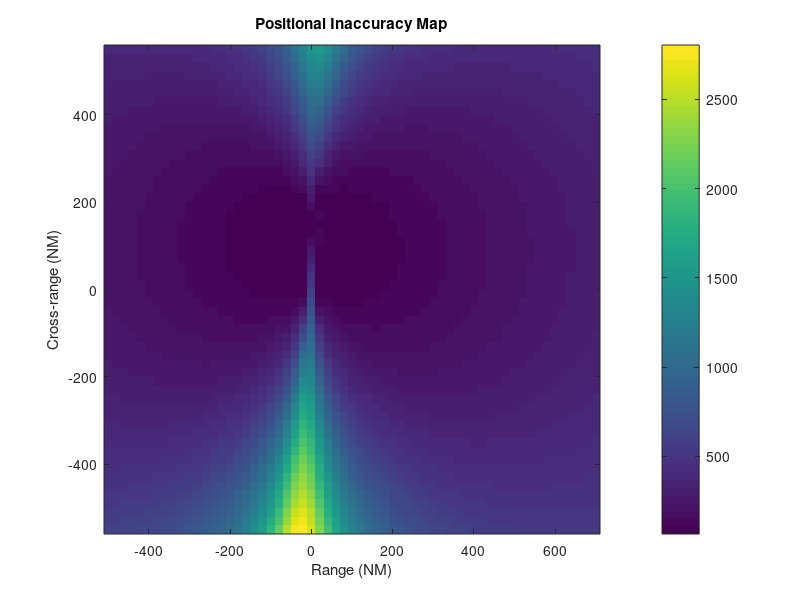

Write MATLAB code to recreate this figure. (Note: this script raises an error after producing the figure.)
clc; clear; close all;

%% PARAMETERS
numSensors = 4;
baseline = 300; % NM total length
offset = 20;    % NM off-axis perturbation

% Sensor positions (collinear + slight offset)
sensorPos = [0     0;
            0 baseline/4;
           0  2*baseline/3;
           offset  baseline/2]; % offset sensor

%% TARGET REGION (grid)
[xg, yg] = meshgrid(-500:20:700, -550:20:550);

bearingNoiseStd = deg2rad(2);
% bearingNoiseMatrix = [sin(bearingNoiseStd), -cos(bearingNoiseStd)];
% Q_noise = inv(bearingNoiseMatrix'*bearingNoiseMatrix);

GDOP_map = zeros(size(xg));

for k = 1:numel(xg)

    target = [xg(k), yg(k)];

    A = [];

    for i = 1:numSensors
        dx = target(1) - sensorPos(i,1);
        dy = target(2) - sensorPos(i,2);
        theta = atan2(dy, dx);

        A = [A;
             sin(theta), -cos(theta)];
    end

    % GDOP-like metric [Add bearing Noise STd or Variance here]
    J = (A'*A);%/ bearingNoiseStd^2;
    Q = inv(J);
    
    GDOP_map(k) = sqrt(trace(Q));

end

%% PLOT GDOP HEATMAP
figure(1);
imagesc(-500:10:700, -550:10:550, ((bearingNoiseStd.*GDOP_map).*1852));
set(gca,'YDir','normal', 'ColorScale', 'log');
c = colorbar;
title('Positional Inaccuracy Map');
xlabel('Range (NM)');
ylabel('Cross-range (NM)');
c.Label.String = 'RMS Positional Error (meter)';

hold on;
plot(sensorPos(:,1), sensorPos(:,2),'wo','MarkerFaceColor','k');

figure(2);
contourf(xg, yg, ((bearingNoiseStd.*GDOP_map).*1852), [100, 200, 400, 500, 1000, 1500, 2000, 2500], "ShowText",true,...
    "LabelFormat","%0.1f m", "FaceAlpha",0.25);
set(gca,'YDir','normal', 'ColorScale', 'log');
title('Positional Inaccuracy Map');
xlabel('Range (NM)');
ylabel('Cross-range (NM)');
